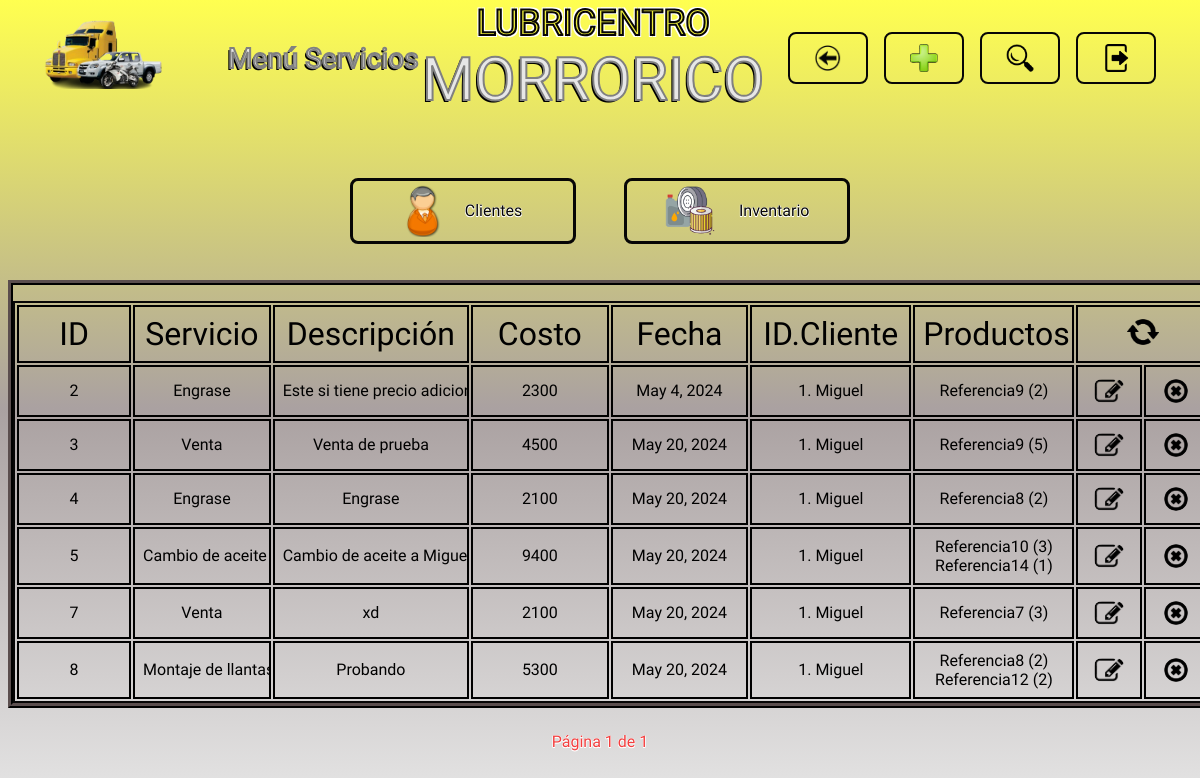
/servicios/ (signed in), run on the app's committed database.
### servicios/models.py (models this page shows)
class Servicio(models.Model):
    nombre_servicio = models.ForeignKey(NombreServicio, on_delete=models.PROTECT)
    descripcion = models.CharField(max_length=200, null=True, blank=True)
    precio_adicional = models.IntegerField(default=0)
    costo_total = models.IntegerField(null=False, blank=False)
    fecha = models.DateField(default=timezone.now)
    cliente = models.ForeignKey(Cliente, on_delete=models.PROTECT)

class NombreServicio(models.Model):
    nombre_servicio = models.CharField(max_length=40, null=False, blank=False)

class Servicio_Productos(models.Model):
    servicio = models.ForeignKey(Servicio, on_delete=models.CASCADE)
    producto = models.ForeignKey(Producto, on_delete=models.PROTECT)
    cantidad = models.IntegerField(default=1)

### clientes/models.py (models this page shows)
class Cliente(models.Model):
    nombre_cliente = models.CharField(max_length=50, null=False, blank=False)
    documento_identidad = models.CharField(max_length=20, null=False, blank=False)
    correo_electronico = models.EmailField(max_length=100, null=True, blank=True)
    telefono = models.CharField(max_length=15, null=True, blank=True)

### inventario/models.py (models this page shows)
class Producto(models.Model):
    marca = models.CharField(max_length=60,null=False, blank=False)
    referencia = models.CharField(max_length=40, null=False, blank=False)
    tipo_producto = models.ForeignKey(TipoProducto, on_delete=models.PROTECT)
    precio = models.IntegerField(null=False, blank=False)
    unidades_disponibles = models.IntegerField(null=False, blank=False)

### servicios/views.py (the view)
# urls.py: path('servicios/', include('servicios.urls')),
@login_required
def servicios(request, servicios=None, registrado=False, eliminado=False, actualizado=False, sin_coincidencias=False, campo=None, buscar=None, error=False, mensaje_error=None, name_url="servicios"):
    if servicios is None:
        servicios = Servicio.objects.all()
    paginator = Paginator(servicios, 20)
    numero_pagina = request.GET.get('pagina')
    try:
        pagina = paginator.page(numero_pagina)
    except PageNotAnInteger:
        pagina = paginator.page(1)
    except EmptyPage:
        pagina = paginator.page(paginator.num_pages)
    nombres_servicios = NombreServicio.objects.all()
    tipos_productos = TipoProducto.objects.all()
    lista_nombres_servicios = list(NombreServicio.objects.values())
    return render(request, 'servicios.html', {
        "registrado": registrado,
        "eliminado": eliminado,
        "actualizado": actualizado,
        "sin_coincidencias": sin_coincidencias,
        "buscar": buscar,
        "campo": campo,
        "pagina": pagina,
        "error": error,
        "mensaje_error": mensaje_error,
        "name_url": name_url,
        'nombres_servicios': nombres_servicios,
        'lista_nombres_servicios': lista_nombres_servicios,
        'tipos_productos': tipos_productos,
    })

### templates/servicios.html (shortened to what this page needs)
{% extends "layouts/base.html" %}
{% load static %}
{% block nombre_seccion %}
<p class="header__titulo letra_blanca">Menú Servicios</p>
{% endblock nombre_seccion %}
{% block boton_volver %}
<li>
    <a href="{% url "menu_opciones" %}" class="header__boton header__volver">
        <img src="{% static "images/logo_volver.png" %}" alt="volver" class="header__logo_boton">
    </a>
</li>
{% endblock boton_volver %}
{% block boton_registrar %}
<li>
    {% include "layouts/partials/boton_registrar.html" %}
</li>
{% endblock boton_registrar %}
{% block boton_buscar %}
<li>
    {% include "layouts/partials/boton_buscar.html" %}
</li>
{% endblock boton_buscar %}
{% block boton_cerrar_sesion %}
    {% include "layouts/partials/boton_cerrar_sesion.html" %}
{% endblock boton_cerrar_sesion %}
{% block cuerpo_seccion %}
<div class="contenedor tabla_registros">
    <table class="tabla_registros__tabla">
        <tr class="celdas_encabezado">
            <th class="celda tabla_registros__celda_id">ID</th>
            <th class="celda tabla_registros__celda_servicio">Servicio</th>
            <th class="celda tabla_registros__celda_descripcion">Descripción</th>
            <th class="celda tabla_registros__celda_costo_total">Costo</th>
            <th class="celda tabla_registros__celda_fecha">Fecha</th>
            <th class="celda tabla_registros__celda_info_cliente">ID.Cliente</th>
            <th class="celda tabla_registros__celda_productos">Productos</th>
            <th colspan="2" class="celda tabla_registros__celda_recargar"><a href="{% url "servicios" %}"><img src="{% static "images/logo_recargar.png" %}" alt="recargar" class="tabla_registros__recargar"></a></th>
        </tr>
        {% for servicio in pagina.object_list %}
        <tr class="celdas_datos">
            <td class="celda tabla_registros__celda_id">{{ servicio.id }}</td>
            <td class="celda tabla_registros__celda_servicio">{{ servicio.nombre_servicio.nombre_servicio }}</td>
            <td class="celda tabla_registros__celda_descripcion">{{ servicio.descripcion }}</td>
            <td class="celda tabla_registros__celda_costo_total">{{ servicio.costo_total }}</td>
            <td class="celda tabla_registros__celda_fecha">{{ servicio.fecha }}</td>
            <td class="celda tabla_registros__celda_info_cliente">{{ servicio.cliente.id }}. {{ servicio.cliente.nombre_cliente }}</td>
            <td class="celda tabla_registros__celda_productos">
                <div class="tabla_registros__contenedor_lista_productos">
                    <ul class="tabla_registros__lista_productos">
                        {% for registro in servicio.servicio_productos_set.all %}
                        <li>{{ registro.producto.referencia }} ({{ registro.cantidad }})</li>
                        {% endfor %}
                    </ul>
                </div>
            </td>
            <td class="celda tabla_registros__celda_editar"><a href="#" data-registro-id={{ servicio.id }} data-app-registro="servicios" class="tabla_registros__boton boton_editar"><img src="{% static "images/logo_editar.png" %}" alt="editar" class="tabla_registros__logo_boton tabla_registros__editar"></a></td>
            <td class="celda tabla_registros__celda_eliminar"><a href="#" data-url= {% url "eliminar_servicio" servicio.id %} data-mensaje= "Servicio  {{ servicio.nombre_servicio.nombre_servicio }} con ID {{ servicio.id }} realizado al cliente {{ servicio.cliente.nombre_cliente }}" class="tabla_registros__boton boton_eliminar"><img src="{% static "images/logo_eliminar.png" %}" alt="eliminar" class="tabla_registros__logo_boton tabla_registros__eliminar"></a></td>
        </tr>
        {% endfor %}
    </table>
</div>
{% endblock cuerpo_seccion %}
{% block paginacion %}
{% include "layouts/partials/paginacion.html" %}
{% endblock paginacion %}

### static/styles.css (style rules this page uses)
:root { --amarillo: rgb(235, 235, 58); --blanco: rgb(231, 231, 231); --rojo: rgb(243, 63, 63); --gris: rgb(150, 150, 150); --negro: rgb(7, 6, 6); --rojo-gris: linear-gradient(to bottom, rgb(245, 26, 26), rgb(243, 63, 63), rgb(170, 161, 161), rgb(231, 231, 231)); --gris-descendiente: linear-gradient(to bottom,rgb(255, 255, 80), rgb(170, 161, 161), rgb(231, 231, 231)); --max-width: 1400px; --header-heigth: 100px; --input-disabled: rgb(231, 231, 231, 0.7); }
* { font-family: "Lilita One", sans-serif; font-weight: 400; font-style: normal; }
body { background: var(--gris-descendiente); background-repeat: no-repeat; min-height: 100vh; background-size: cover; }
.contenedor { max-width: var(--max-width); margin: 0 auto; }
.letra_blanca { color: var(--blanco); -webkit-text-stroke: 2px gray; text-shadow: -2px 2px 0 black; }
.header__boton { display: flex; justify-content: center; align-items: center; height: 32px; font-size: 28px; padding: 8px 24px; border: 2px solid var(--negro); border-radius: 8px; text-decoration: none; }
.header__logo_boton { width: 28px; }
.tabla_registros { display: flex; justify-content: center; overflow-x: auto; overflow-y: auto; border: 5px ridge var(--negro); }
.tabla_registros__tabla { border: 2px solid var(--negro); table-layout: fixed; margin-top: 16px; width: 1200px; }
.celdas_encabezado { font-size: 32px; border: 2px solid var(--negro); }
.tabla_registros__celda_id { width: 8%; min-width: 8%; }
.tabla_registros__celda_editar, .tabla_registros__celda_eliminar, .tabla_registros__celda_asignar { width: 5%; min-width: 5%; }
.tabla_registros__celda_servicio, .tabla_registros__celda_costo_total, .tabla_registros__celda_fecha { width: 10%; min-width: 10%; }
.tabla_registros__celda_info_cliente, .tabla_registros__celda_productos { width: 12%; min-width: 12%; }
.tabla_registros__celda_descripcion { width: 15%; min-width: 15%; }
.celda { white-space: nowrap; overflow-x: auto; padding: 8px; border: 2px solid black; max-height: 52px; }
.celdas_datos { text-align: center; font-size: 16px; }
.tabla_registros__boton { display: inline-block; margin-top: 4px; }
.tabla_registros__logo_boton { display: block; width: 100%; margin: 0; padding: 0; height: 24px; border-radius: 8px; }
.tabla_registros__eliminar { border-radius: 16px; }
.tabla_registros__recargar { width: 32px; border-radius: 50%; }
.tabla_registros__contenedor_lista_productos { overflow-y: auto; max-height: 38px; }
.tabla_registros__lista_productos { list-style: none; padding: 0; margin: 0; }

### data on the page
Servicio: id "2", nombre_servicio.nombre_servicio "Engrase", descripcion "Este si tiene precio…", costo_total "2300", fecha "May 4, 2024", cliente.id "1", cliente.nombre_cliente "Miguel"
Servicio_Productos: producto.referencia "Referencia9", cantidad "2"
Servicio: id "3", nombre_servicio.nombre_servicio "Venta", descripcion "Venta de prueba", costo_total "4500", fecha "May 20, 2024", cliente.id "1", cliente.nombre_cliente "Miguel"
Servicio_Productos: producto.referencia "Referencia9", cantidad "5"
Servicio: id "4", nombre_servicio.nombre_servicio "Engrase", descripcion "Engrase", costo_total "2100", fecha "May 20, 2024", cliente.id "1", cliente.nombre_cliente "Miguel"
Servicio_Productos: producto.referencia "Referencia8", cantidad "2"
Servicio: id "5", nombre_servicio.nombre_servicio "Cambio de aceite", descripcion "Cambio de aceite a…", costo_total "9400", fecha "May 20, 2024", cliente.id "1", cliente.nombre_cliente "Miguel"
Servicio_Productos: producto.referencia "Referencia10", cantidad "3"
Servicio_Productos: producto.referencia "Referencia14", cantidad "1"
Servicio: id "7", nombre_servicio.nombre_servicio "Venta", descripcion "xd", costo_total "2100", fecha "May 20, 2024", cliente.id "1", cliente.nombre_cliente "Miguel"
Servicio_Productos: producto.referencia "Referencia7", cantidad "3"
Servicio: id "8", nombre_servicio.nombre_servicio "Montaje de…", descripcion "Probando", costo_total "5300", fecha "May 20, 2024", cliente.id "1", cliente.nombre_cliente "Miguel"
Servicio_Productos: producto.referencia "Referencia8", cantidad "2"
Servicio_Productos: producto.referencia "Referencia12", cantidad "2"

### other printed values
{{ pagina.number }} "1"
{{ pagina.paginator.num_pages }} "1"
